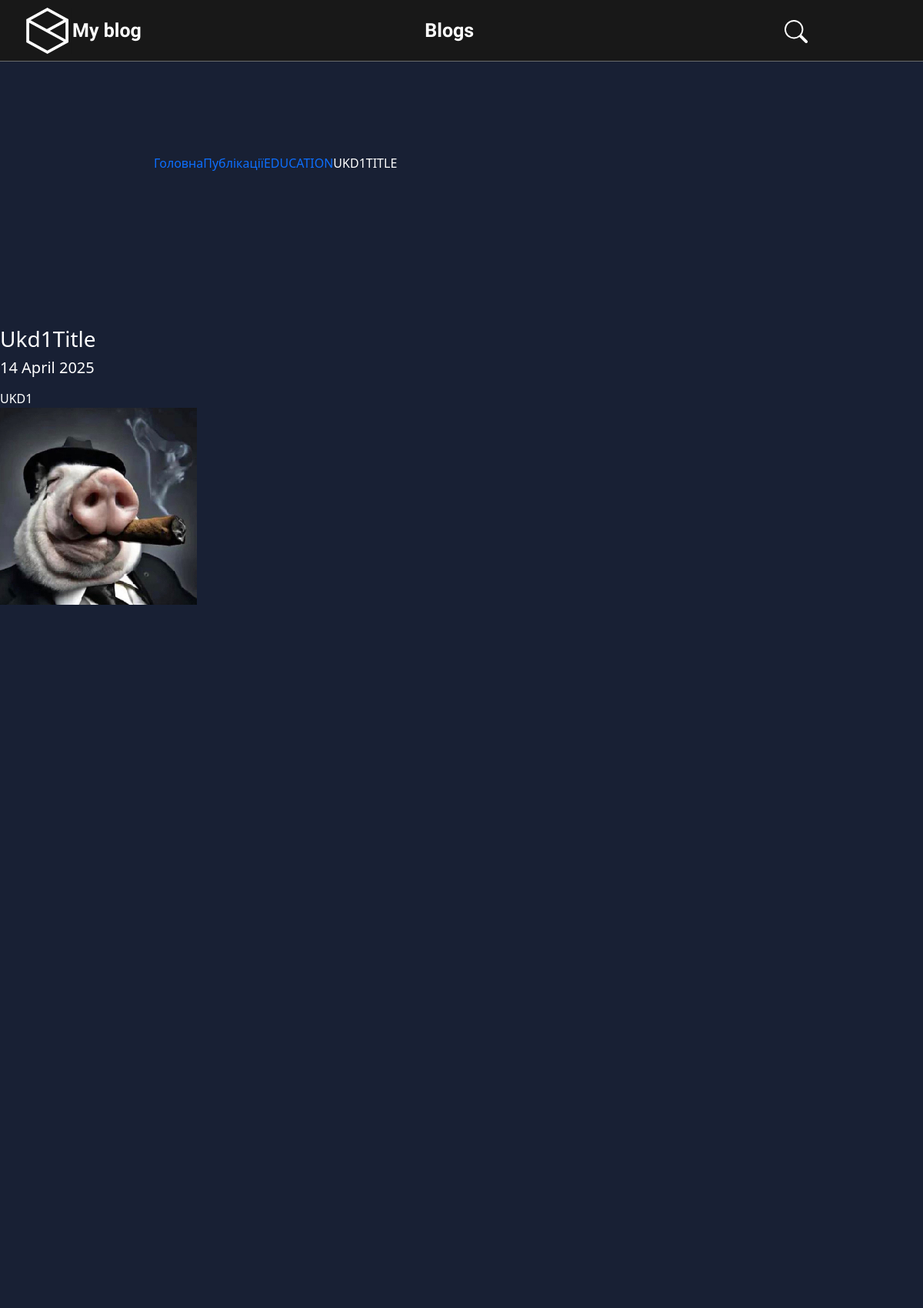
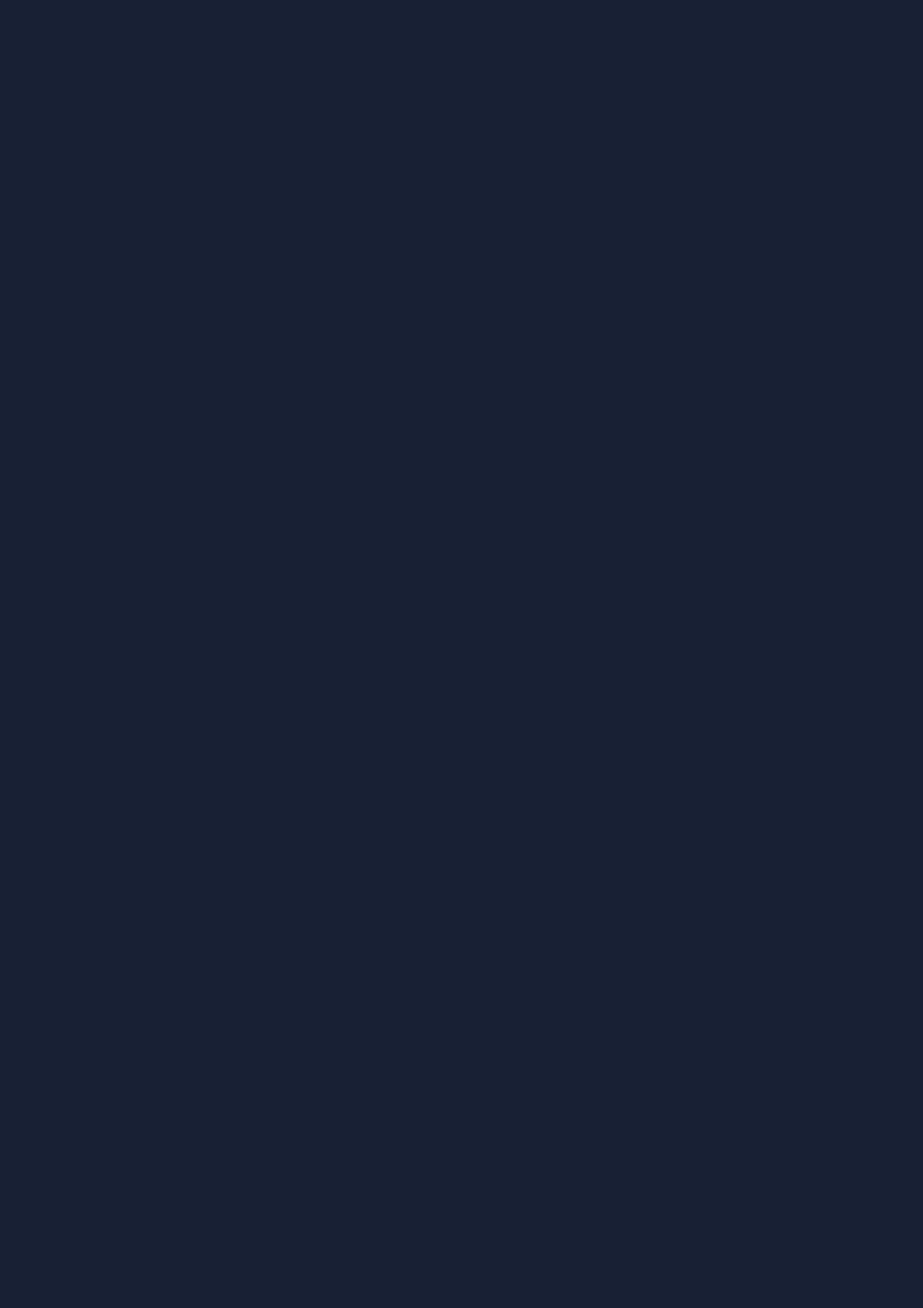
Screenshot of /articles/2025/04/14/ukd1title (upper part) with the database file from the repository (2 pictures, top to bottom).
### main/models.py (models this page shows, shortened)
class Article(models.Model):
    title = models.CharField("Заголовок", max_length=250, help_text="Максимум 250 символів")
    description = models.TextField(blank=True, verbose_name="Опис")
    pub_date = models.DateTimeField("Дата публікації", default=timezone.now)
    slug = models.SlugField("Слаг", unique_for_date="pub_date")
    main_page = models.BooleanField("Головна", default=False, help_text="Показувати")
    category = models.ForeignKey(Category, related_name='news', blank=True,
                                 null=True, verbose_name=u'Категорія', on_delete=models.CASCADE)
    objects = models.Manager()
    class Meta:
        ordering = ["-pub_date"]
        verbose_name = "Публікація"
        verbose_name_plural = "Публікації"

class Category(models.Model):
    category = models.CharField("Категорія", max_length=250, help_text="Максимум 250 символів")
    slug = models.SlugField("Слаг")
    objects = models.Manager()
    class Meta:
        verbose_name = 'Категорія для публікації'
        verbose_name_plural = 'Категорії для публікацій'
    def __str__(self):
        return self.category
    def get_absolute_url(self):
        try:
            url = reverse('articles-categories-list', kwargs={"slug": self.slug})
            return url
        except:
            url = "/admin/"
        return url

class ArticleImage(models.Model):
    image = models.ImageField('Фото', upload_to='photos')
    article = models.ForeignKey(Article, verbose_name='Стаття', related_name='images', on_delete=models.CASCADE)
    title = models.CharField('Заголовок', max_length=250, help_text='Максимум 250 сим.', blank=True)
    class Meta:
        verbose_name = "Фото для статті"
        verbose_name_plural = "Фото для статей"

### main/views.py (the view)
# urls.py: path(r'articles/<year>/<month>/<day>/<slug>', ArticleDetail.as_view(), name='news-detail'),
class ArticleDetail(DateDetailView):
    model = Article
    template_name = "main/article_detail.html"
    context_object_name = 'item'
    date_field = 'pub_date'
    query_pk_and_slug = True
    month_format = "%m"
    allow_future = True
    def get_context_data(self, *args, **kwargs):
        context = super(ArticleDetail, self).get_context_data(*args, **kwargs)
        try:
            context['images'] = context['item'].images.all()
        except:
            pass
        return context

### main/templates/main/article_detail.html (shortened to what this page needs)
{% extends "main/main_layout.html" %}
{% load static %}
{% block content %}
<div>
    <ol class="breadcrumb" style=" margin: 200px;">
        <li><a href="/">Головна</a></li>
        <li><a href="{% url 'articles-list' %}">Публікації</a></li>
        <li><a href="{{ item.category.get_absolute_url }}">{{ item.category|upper }}</a></li>
        <li>{{ item.title|upper }}</li>
    </ol>
    <div>
        <h3>
            {{ item.title }}
        </h3>
        <h5>
            {{ item.pub_date|date:"d E Y"|safe|linebreaks }}
        </h5>
    </div>
    <div>
        {{ item.description|escape|safe }}
        {% if item.images.all %}
            {% include 'main/fotorama.html' with images=images %}
        {% endif %}
    </div>
</div>
{% endblock %}

### main/templates/main/fotorama.html (shortened to what this page needs)
  {% spaceless %}
  {% load static %}
  {% endspaceless %}

### main/static/main/css/style.css (style rules this page uses)
body { background: #182034; margin: 0; padding: 0; width: 100%; }
html, body { height: 100%; }
a { text-decoration: none; }
p { color: white; }

### main/templates/main/main_layout.html (style rules this page uses)
p, h1, h2, h3, h5, div { color: white; }

### rows the page displays
Article: category "EDUCATION", title "UKD1TITLE", title "Ukd1Title", pub_date "14 April 2025", description "UKD1", id.image (picture)
